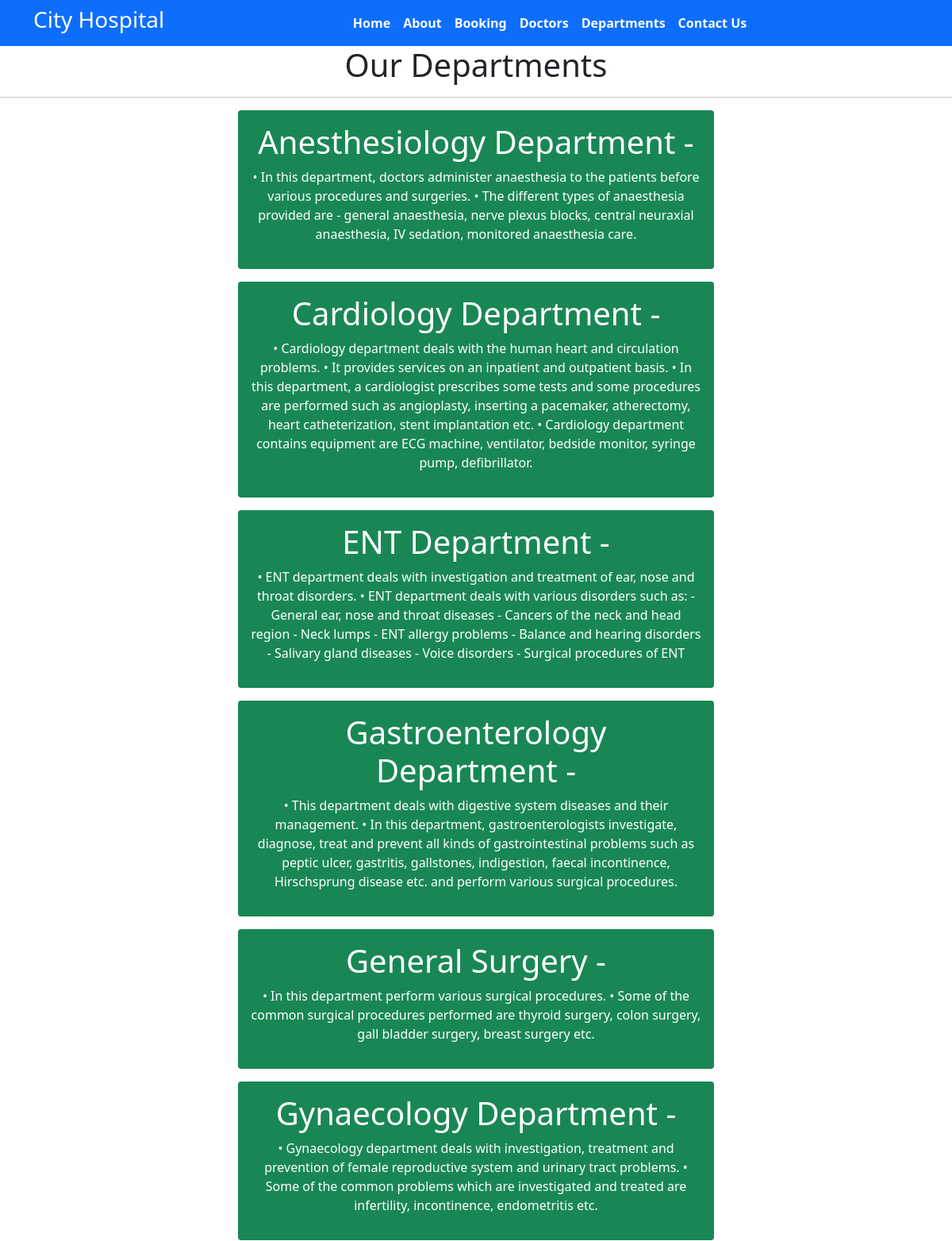
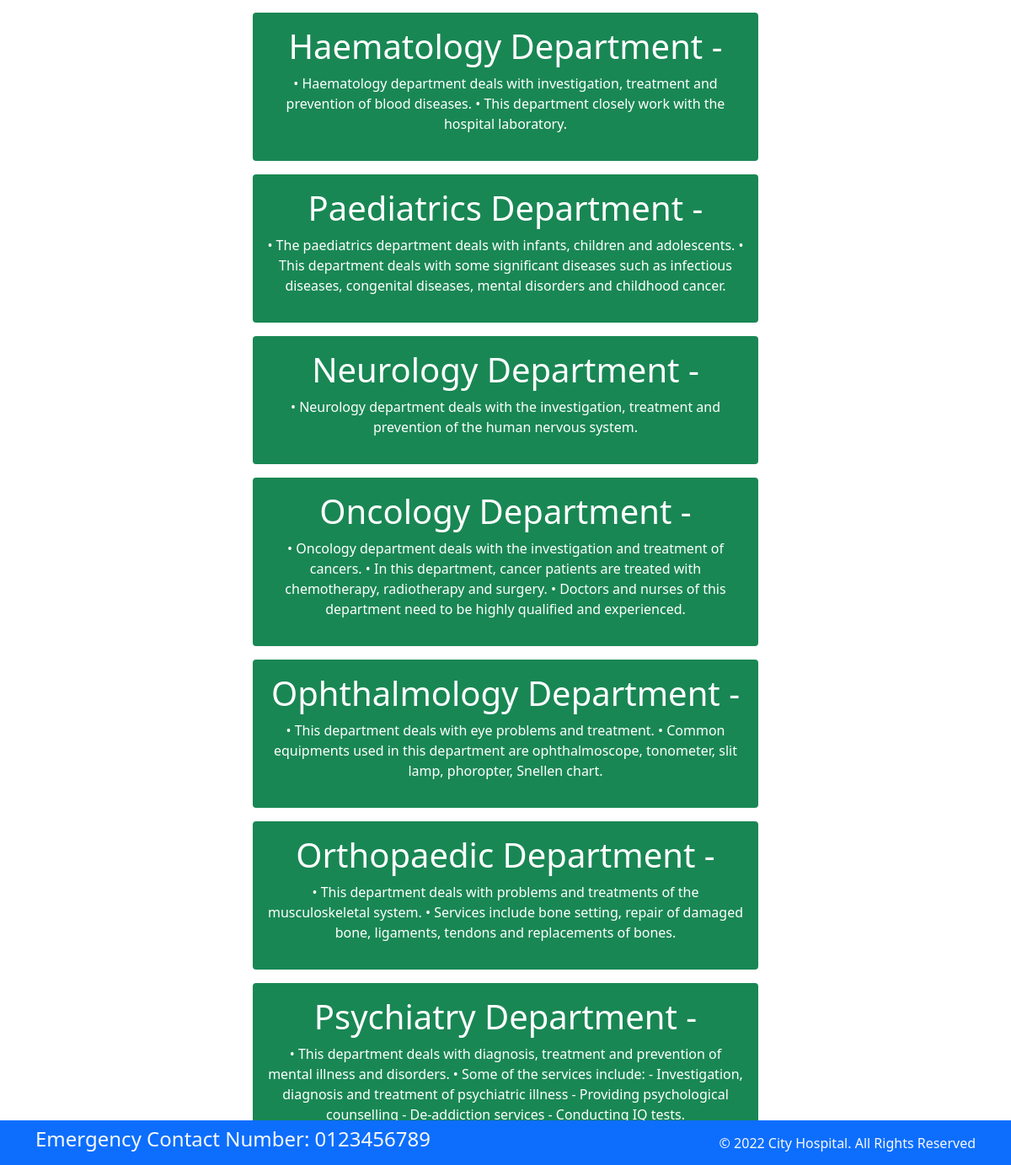
Page /department/ on the committed database (2 pictures, top to bottom).
### management/models.py (models this page shows, shortened)
class Departments(models.Model):
    dep_name = models.CharField(max_length=100)
    dep_decription = models.TextField()

### management/views.py (the view)
# urls.py: path('department/',views.department,name='department'),
def department(request):
    dict_dept={
        'dept':Departments.objects.all()
    }
    return render(request,'department.html',dict_dept)

### templates/department.html (shortened to what this page needs)
{% extends 'base.html' %}
{% block content%}
<h1 class="text-center"> Our Departments </h1>
<hr>
{% for d in dept %}
<div class="mx-auto w-50 bg-success text-center text-white p-3 my-3 border-warning rounded">
    <h1>{{d.dep_name}}</h1>
    <p>{{d.dep_decription}}</p>
</div>
{% endfor %}
{% endblock %}

### rows in the picture
Departments: dep_name "Anesthesiology Department -", dep_decription "• In this department, doctors administer anaesthesia to the patients before various procedures and surgeries. • The different types of anaesthesia provided are - general anaesthesia, nerve plexus blocks, central neuraxial anaesthesia, IV sedation, monitored anaesthesia care."
Departments: dep_name "Cardiology Department -", dep_decription "• Cardiology department deals with the human heart and circulation problems. • It provides services on an inpatient and outpatient basis. • In this department, a cardiologist prescribes some tests and some procedures are performed such as angioplasty, inserting a pacemaker, atherectomy, heart catheterization, stent implantation etc. • Cardiology department contains equipment are ECG machine, ventilator, bedside monitor, syringe pump, defibrillator."
Departments: dep_name "ENT Department -", dep_decription "• ENT department deals with investigation and treatment of ear, nose and throat disorders. • ENT department deals with various disorders such as: - General ear, nose and throat diseases - Cancers of the neck and head region - Neck lumps - ENT allergy problems - Balance and hearing disorders - Salivary gland diseases - Voice disorders - Surgical procedures of ENT"
Departments: dep_name "Gastroenterology Department -", dep_decription "• This department deals with digestive system diseases and their management. • In this department, gastroenterologists investigate, diagnose, treat and prevent all kinds of gastrointestinal problems such as peptic ulcer, gastritis, gallstones, indigestion, faecal incontinence, Hirschsprung disease etc. and perform various surgical procedures."
Departments: dep_name "General Surgery -", dep_decription "• In this department perform various surgical procedures. • Some of the common surgical procedures performed are thyroid surgery, colon surgery, gall bladder surgery, breast surgery etc."
Departments: dep_name "Gynaecology Department -", dep_decription "• Gynaecology department deals with investigation, treatment and prevention of female reproductive system and urinary tract problems. • Some of the common problems which are investigated and treated are infertility, incontinence, endometritis etc."
Departments: dep_name "Haematology Department -", dep_decription "• Haematology department deals with investigation, treatment and prevention of blood diseases. • This department closely work with the hospital laboratory."
Departments: dep_name "Paediatrics Department -", dep_decription "• The paediatrics department deals with infants, children and adolescents. • This department deals with some significant diseases such as infectious diseases, congenital diseases, mental disorders and childhood cancer."
Departments: dep_name "Neurology Department -", dep_decription "• Neurology department deals with the investigation, treatment and prevention of the human nervous system."
Departments: dep_name "Oncology Department -", dep_decription "• Oncology department deals with the investigation and treatment of cancers. • In this department, cancer patients are treated with chemotherapy, radiotherapy and surgery. • Doctors and nurses of this department need to be highly qualified and experienced."
Departments: dep_name "Ophthalmology Department -", dep_decription "• This department deals with eye problems and treatment. • Common equipments used in this department are ophthalmoscope, tonometer, slit lamp, phoropter, Snellen chart."
Departments: dep_name "Orthopaedic Department -", dep_decription "• This department deals with problems and treatments of the musculoskeletal system. • Services include bone setting, repair of damaged bone, ligaments, tendons and replacements of bones."
Departments: dep_name "Psychiatry Department -", dep_decription "• This department deals with diagnosis, treatment and prevention of mental illness and disorders. • Some of the services include: - Investigation, diagnosis and treatment of psychiatric illness - Providing psychological counselling - De-addiction services - Conducting IQ tests."
